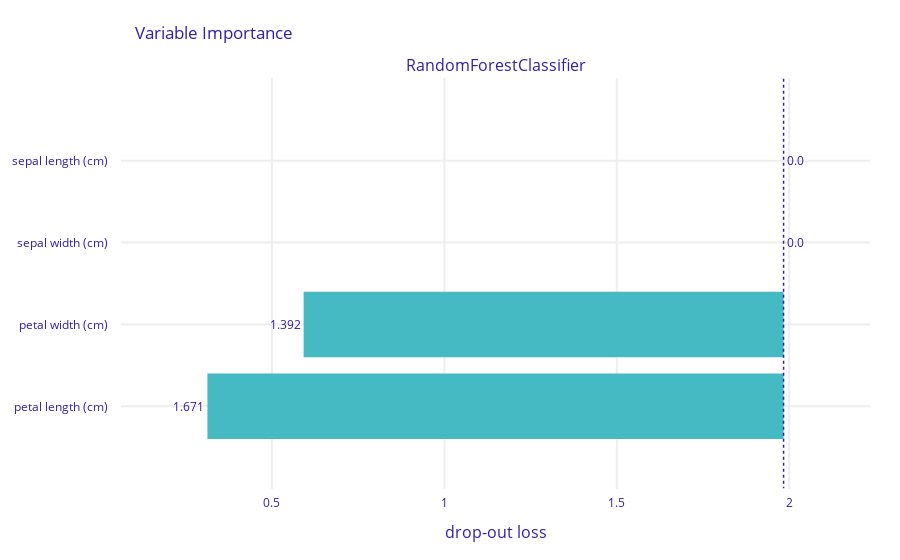

The notebook cell saved with this chart:
### Code cell
vi = exp.model_parts()
vi.plot(max_vars=5)

### Figure 1 — Plotly figure (JSON) as saved in the notebook; plotly's stock layout.template omitted (floating-point values rounded to 4 significant figures)
{"data": [{"base": 1.984, "hoverinfo": "text", "hoverlabel": {"bgcolor": "rgba(0, 0, 0, 0.8)"}, "hovertext": ["Model: RandomForestClassifier loss after<br>variable: sepal length (cm) is permuted: 1.984<br>Drop-out loss change: -0.0", "Model: RandomForestClassifier loss after<br>variable: sepal width (cm) is permuted: 1.984<br>Drop-out loss change: -0.0", "Model: RandomForestClassifier loss after<br>variable: petal width (cm) is permuted: 0.592<br>Drop-out loss change: -1.392", "Model: RandomForestClassifier loss after<br>variable: petal length (cm) is permuted: 0.313<br>Drop-out loss change: -1.671"], "marker": {"color": "#46bac2"}, "orientation": "h", "showlegend": false, "text": ["0.0", "0.0", "1.392", "1.671"], "textposition": "outside", "type": "bar", "x": [0, 0, -1.392, -1.671], "xaxis": "x", "y": ["sepal length (cm)", "sepal width (cm)", "petal width (cm)", "petal length (cm)"], "yaxis": "y"}], "layout": {"annotations": [{"font": {"size": 16}, "showarrow": false, "text": "RandomForestClassifier", "x": 0.5, "xanchor": "center", "xref": "paper", "y": 1, "yanchor": "bottom", "yref": "paper"}, {"font": {"size": 16}, "showarrow": false, "text": "drop-out loss", "x": 0.5, "xanchor": "center", "xref": "paper", "y": 0, "yanchor": "top", "yref": "paper", "yshift": -30}], "autosize": true, "font": {"color": "#371ea3"}, "margin": {"b": 71, "r": 30, "t": 78}, "shapes": [{"line": {"color": "#371ea3", "dash": "dot", "width": 1.5}, "type": "line", "x0": 1.984, "x1": 1.984, "xref": "x", "y0": -1, "y1": 4, "yref": "y"}], "title": {"text": "Variable Importance", "x": 0.15}, "xaxis": {"anchor": "y", "automargin": true, "domain": [0, 1], "fixedrange": true, "gridwidth": 2, "range": [0.06226, 2.235], "tickcolor": "white", "ticklen": 3, "ticks": "outside", "type": "linear", "zeroline": false}, "yaxis": {"anchor": "x", "automargin": true, "autorange": true, "domain": [0, 1], "fixedrange": true, "gridwidth": 2, "range": [4.018, -1.018], "tickcolor": "white", "ticklen": 10, "ticks": "outside", "type": "category"}}}
